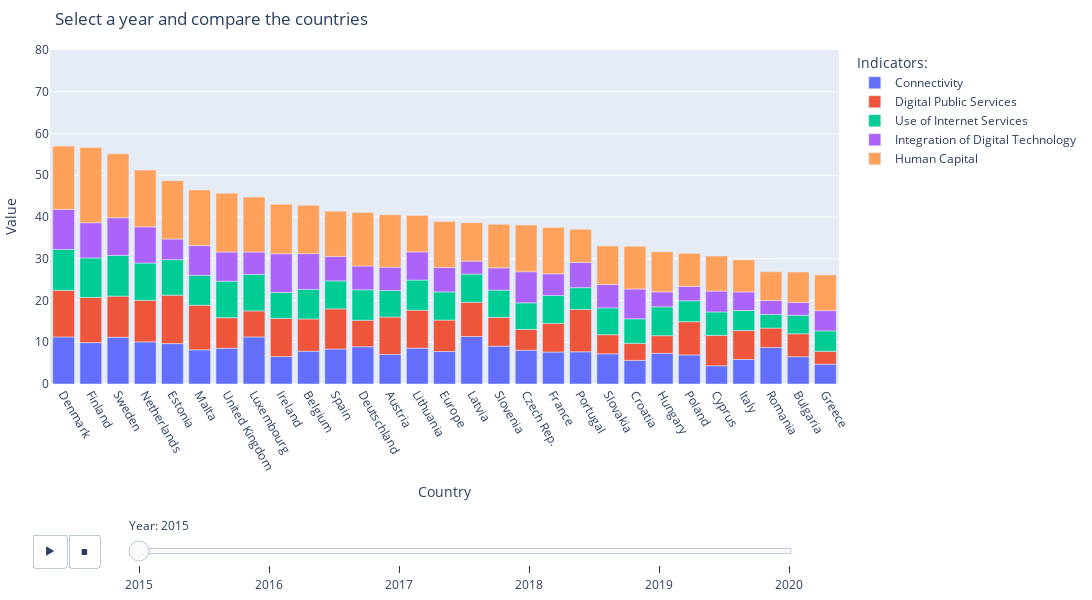

Write notebook code for a chart like this one.
### Code cell
import plotly.express as px
desi = desi.sort_values('time_period')

fig = px.bar(desi, x="ref_area", y="value", animation_frame="time_period",
         color="breakdown", range_y=[0,80], barmode = 'relative', animation_group = 'ref_area',
            hover_name = 'value', hover_data = {'value' : False, 'ref_area' : False, "time_period" : False, 'breakdown' : False })

fig.update_layout(width = 1200, height = 600, title='Select a year and compare the countries',
                  xaxis_title='Country',
                  yaxis_title='Value',
                  legend_title_text='Indicators:',
                  showlegend=True,
                  xaxis={'categoryorder':'total descending', 'tickangle' : 60, 'showgrid':False},
                  margin=dict(l=20, r=10, t=50, b=200), hovermode="x"
                 )
#fig.add_trace(go.Bar(desi.loc[desi['ref_area'] == 'Europe']))

'''def update_trace(trace):
    totx = []
    toty = []


    for a in range(5):
        x = []
        y = []
        for id in trace.ids:
            if id == "Europe":
                x.append(3)
                y.append("black")
            else:
                x.append(0)
                y.append("black")
        totx.append(x)
        toty.append(y)


    for i in range(5):
        trace.marker.line.width = totx[i]
        trace.marker.line.color = toty[i]
'''

fig['layout']['sliders'][0]['pad']=dict(r= 40, t= 130)
fig['layout']['sliders'][0]['currentvalue']['prefix']= 'Year: '
fig['layout']['sliders'][0]['steps'][1]['args'][1]['redraw']= False

print(fig['layout']['sliders'])

# animation button
#fig["layout"].pop("updatemenus") # optional, drop animation buttons
fig['layout']['updatemenus'][0]['pad']=dict(r= 30, t= 150)
fig.layout.updatemenus[0].buttons[0].args[1]["frame"]["duration"] = 2000
fig.layout.updatemenus[0].buttons[0].args[1]["frame"]["frame"] = 200

#fig.update_traces(hovertemplate='%{y}%', overwrite=True)
#fig.for_each_trace(lambda trace: update_trace(trace))

fig.show()

### Figure 1 — Plotly figure (JSON) as saved in the notebook; plotly's stock layout.template omitted (floating-point values rounded to 4 significant figures)
{"data": [{"alignmentgroup": "True", "customdata": [[7.065, "Austria", 2015, "Connectivity"], [6.96, "Poland", 2015, "Connectivity"], [7.782, "Europe", 2015, "Connectivity"], [8.384, "Spain", 2015, "Connectivity"], [10.09, "Netherlands", 2015, "Connectivity"], [9.071, "Slovenia", 2015, "Connectivity"], [8.924, "Deutschland", 2015, "Connectivity"], [6.526, "Bulgaria", 2015, "Connectivity"], [8.096, "Czech Rep.", 2015, "Connectivity"], [7.658, "France", 2015, "Connectivity"], [9.911, "Finland", 2015, "Connectivity"], [11.38, "Latvia", 2015, "Connectivity"], [11.28, "Denmark", 2015, "Connectivity"], [7.35, "Hungary", 2015, "Connectivity"], [6.573, "Ireland", 2015, "Connectivity"], [11.2, "Sweden", 2015, "Connectivity"], [8.582, "Lithuania", 2015, "Connectivity"], [5.896, "Italy", 2015, "Connectivity"], [8.182, "Malta", 2015, "Connectivity"], [5.651, "Croatia", 2015, "Connectivity"], [4.361, "Cyprus", 2015, "Connectivity"], [7.712, "Portugal", 2015, "Connectivity"], [4.732, "Greece", 2015, "Connectivity"], [11.27, "Luxembourg", 2015, "Connectivity"], [7.861, "Belgium", 2015, "Connectivity"], [8.557, "United Kingdom", 2015, "Connectivity"], [9.672, "Estonia", 2015, "Connectivity"], [8.734, "Romania", 2015, "Connectivity"], [7.221, "Slovakia", 2015, "Connectivity"]], "hovertemplate": "<b>%{hovertext}</b><br><br><extra></extra>", "hovertext": [7.065, 6.96, 7.782, 8.384, 10.09, 9.071, 8.924, 6.526, 8.096, 7.658, 9.911, 11.38, 11.28, 7.35, 6.573, 11.2, 8.582, 5.896, 8.182, 5.651, 4.361, 7.712, 4.732, 11.27, 7.861, 8.557, 9.672, 8.734, 7.221], "ids": ["Austria", "Poland", "Europe", "Spain", "Netherlands", "Slovenia", "Deutschland", "Bulgaria", "Czech Rep.", "France", "Finland", "Latvia", "Denmark", "Hungary", "Ireland", "Sweden", "Lithuania", "Italy", "Malta", "Croatia", "Cyprus", "Portugal", "Greece", "Luxembourg", "Belgium", "United Kingdom", "Estonia", "Romania", "Slovakia"], "legendgroup": "Connectivity", "marker": {"color": "#636efa"}, "name": "Connectivity", "offsetgroup": "Connectivity", "orientation": "v", "showlegend": true, "textposition": "auto", "type": "bar", "x": ["Austria", "Poland", "Europe", "Spain", "Netherlands", "Slovenia", "Deutschland", "Bulgaria", "Czech Rep.", "France", "Finland", "Latvia", "Denmark", "Hungary", "Ireland", "Sweden", "Lithuania", "Italy", "Malta", "Croatia", "Cyprus", "Portugal", "Greece", "Luxembourg", "Belgium", "United Kingdom", "Estonia", "Romania", "Slovakia"], "xaxis": "x", "y": [7.065, 6.96, 7.782, 8.384, 10.09, 9.071, 8.924, 6.526, 8.096, 7.658, 9.911, 11.38, 11.28, 7.35, 6.573, 11.2, 8.582, 5.896, 8.182, 5.651, 4.361, 7.712, 4.732, 11.27, 7.861, 8.557, 9.672, 8.734, 7.221], "yaxis": "y"}, {"alignmentgroup": "True", "customdata": [[9.946, "Netherlands", 2015, "Digital Public Services"], [11.16, "Denmark", 2015, "Digital Public Services"], [10.82, "Finland", 2015, "Digital Public Services"], [7.532, "Europe", 2015, "Digital Public Services"], [10.13, "Portugal", 2015, "Digital Public Services"], [4.666, "Romania", 2015, "Digital Public Services"], [9.846, "Sweden", 2015, "Digital Public Services"], [9.151, "Ireland", 2015, "Digital Public Services"], [9.608, "Spain", 2015, "Digital Public Services"], [7.96, "Poland", 2015, "Digital Public Services"], [6.346, "Deutschland", 2015, "Digital Public Services"], [6.904, "Slovenia", 2015, "Digital Public Services"], [4.956, "Czech Rep.", 2015, "Digital Public Services"], [8.99, "Austria", 2015, "Digital Public Services"], [9.097, "Lithuania", 2015, "Digital Public Services"], [6.87, "France", 2015, "Digital Public Services"], [4.59, "Slovakia", 2015, "Digital Public Services"], [7.32, "United Kingdom", 2015, "Digital Public Services"], [11.59, "Estonia", 2015, "Digital Public Services"], [6.236, "Luxembourg", 2015, "Digital Public Services"], [10.68, "Malta", 2015, "Digital Public Services"], [7.277, "Cyprus", 2015, "Digital Public Services"], [7.719, "Belgium", 2015, "Digital Public Services"], [8.197, "Latvia", 2015, "Digital Public Services"], [4.071, "Croatia", 2015, "Digital Public Services"], [3.093, "Greece", 2015, "Digital Public Services"], [4.231, "Hungary", 2015, "Digital Public Services"], [6.905, "Italy", 2015, "Digital Public Services"], [5.51, "Bulgaria", 2015, "Digital Public Services"]], "hovertemplate": "<b>%{hovertext}</b><br><br><extra></extra>", "hovertext": [9.946, 11.16, 10.82, 7.532, 10.13, 4.666, 9.846, 9.151, 9.608, 7.96, 6.346, 6.904, 4.956, 8.99, 9.097, 6.87, 4.59, 7.32, 11.59, 6.236, 10.68, 7.277, 7.719, 8.197, 4.071, 3.093, 4.231, 6.905, 5.51], "ids": ["Netherlands", "Denmark", "Finland", "Europe", "Portugal", "Romania", "Sweden", "Ireland", "Spain", "Poland", "Deutschland", "Slovenia", "Czech Rep.", "Austria", "Lithuania", "France", "Slovakia", "United Kingdom", "Estonia", "Luxembourg", "Malta", "Cyprus", "Belgium", "Latvia", "Croatia", "Greece", "Hungary", "Italy", "Bulgaria"], "legendgroup": "Digital Public Services", "marker": {"color": "#EF553B"}, "name": "Digital Public Services", "offsetgroup": "Digital Public Services", "orientation": "v", "showlegend": true, "textposition": "auto", "type": "bar", "x": ["Netherlands", "Denmark", "Finland", "Europe", "Portugal", "Romania", "Sweden", "Ireland", "Spain", "Poland", "Deutschland", "Slovenia", "Czech Rep.", "Austria", "Lithuania", "France", "Slovakia", "United Kingdom", "Estonia", "Luxembourg", "Malta", "Cyprus", "Belgium", "Latvia", "Croatia", "Greece", "Hungary", "Italy", "Bulgaria"], "xaxis": "x", "y": [9.946, 11.16, 10.82, 7.532, 10.13, 4.666, 9.846, 9.151, 9.608, 7.96, 6.346, 6.904, 4.956, 8.99, 9.097, 6.87, 4.59, 7.32, 11.59, 6.236, 10.68, 7.277, 7.719, 8.197, 4.071, 3.093, 4.231, 6.905, 5.51], "yaxis": "y"}, {"alignmentgroup": "True", "customdata": [[5.623, "Cyprus", 2015, "Use of Internet Services"], [6.39, "Czech Rep.", 2015, "Use of Internet Services"], [7.156, "Malta", 2015, "Use of Internet Services"], [6.755, "Latvia", 2015, "Use of Internet Services"], [6.685, "France", 2015, "Use of Internet Services"], [7.299, "Deutschland", 2015, "Use of Internet Services"], [9.466, "Finland", 2015, "Use of Internet Services"], [7.222, "Lithuania", 2015, "Use of Internet Services"], [4.901, "Greece", 2015, "Use of Internet Services"], [3.256, "Romania", 2015, "Use of Internet Services"], [6.418, "Slovakia", 2015, "Use of Internet Services"], [9.76, "Sweden", 2015, "Use of Internet Services"], [9.796, "Denmark", 2015, "Use of Internet Services"], [6.223, "Ireland", 2015, "Use of Internet Services"], [8.932, "Netherlands", 2015, "Use of Internet Services"], [6.512, "Slovenia", 2015, "Use of Internet Services"], [6.715, "Spain", 2015, "Use of Internet Services"], [4.813, "Italy", 2015, "Use of Internet Services"], [6.904, "Hungary", 2015, "Use of Internet Services"], [5.88, "Croatia", 2015, "Use of Internet Services"], [6.751, "Europe", 2015, "Use of Internet Services"], [6.33, "Austria", 2015, "Use of Internet Services"], [8.733, "Luxembourg", 2015, "Use of Internet Services"], [8.509, "Estonia", 2015, "Use of Internet Services"], [7.078, "Belgium", 2015, "Use of Internet Services"], [5.231, "Portugal", 2015, "Use of Internet Services"], [8.738, "United Kingdom", 2015, "Use of Internet Services"], [5.013, "Poland", 2015, "Use of Internet Services"], [4.427, "Bulgaria", 2015, "Use of Internet Services"]], "hovertemplate": "<b>%{hovertext}</b><br><br><extra></extra>", "hovertext": [5.623, 6.39, 7.156, 6.755, 6.685, 7.299, 9.466, 7.222, 4.901, 3.256, 6.418, 9.76, 9.796, 6.223, 8.932, 6.512, 6.715, 4.813, 6.904, 5.88, 6.751, 6.33, 8.733, 8.509, 7.078, 5.231, 8.738, 5.013, 4.427], "ids": ["Cyprus", "Czech Rep.", "Malta", "Latvia", "France", "Deutschland", "Finland", "Lithuania", "Greece", "Romania", "Slovakia", "Sweden", "Denmark", "Ireland", "Netherlands", "Slovenia", "Spain", "Italy", "Hungary", "Croatia", "Europe", "Austria", "Luxembourg", "Estonia", "Belgium", "Portugal", "United Kingdom", "Poland", "Bulgaria"], "legendgroup": "Use of Internet Services", "marker": {"color": "#00cc96"}, "name": "Use of Internet Services", "offsetgroup": "Use of Internet Services", "orientation": "v", "showlegend": true, "textposition": "auto", "type": "bar", "x": ["Cyprus", "Czech Rep.", "Malta", "Latvia", "France", "Deutschland", "Finland", "Lithuania", "Greece", "Romania", "Slovakia", "Sweden", "Denmark", "Ireland", "Netherlands", "Slovenia", "Spain", "Italy", "Hungary", "Croatia", "Europe", "Austria", "Luxembourg", "Estonia", "Belgium", "Portugal", "United Kingdom", "Poland", "Bulgaria"], "xaxis": "x", "y": [5.623, 6.39, 7.156, 6.755, 6.685, 7.299, 9.466, 7.222, 4.901, 3.256, 6.418, 9.76, 9.796, 6.223, 8.932, 6.512, 6.715, 4.813, 6.904, 5.88, 6.751, 6.33, 8.733, 8.509, 7.078, 5.231, 8.738, 5.013, 4.427], "yaxis": "y"}, {"alignmentgroup": "True", "customdata": [[8.677, "Netherlands", 2015, "Integration of Digital Technology"], [5.854, "Spain", 2015, "Integration of Digital Technology"], [5.696, "Deutschland", 2015, "Integration of Digital Technology"], [9.009, "Sweden", 2015, "Integration of Digital Technology"], [5.589, "Slovakia", 2015, "Integration of Digital Technology"], [8.427, "Finland", 2015, "Integration of Digital Technology"], [5.604, "Austria", 2015, "Integration of Digital Technology"], [3.057, "Bulgaria", 2015, "Integration of Digital Technology"], [5.181, "France", 2015, "Integration of Digital Technology"], [9.593, "Denmark", 2015, "Integration of Digital Technology"], [6.736, "Lithuania", 2015, "Integration of Digital Technology"], [9.257, "Ireland", 2015, "Integration of Digital Technology"], [3.454, "Poland", 2015, "Integration of Digital Technology"], [4.942, "Estonia", 2015, "Integration of Digital Technology"], [8.568, "Belgium", 2015, "Integration of Digital Technology"], [5.381, "Luxembourg", 2015, "Integration of Digital Technology"], [7.0, "United Kingdom", 2015, "Integration of Digital Technology"], [3.106, "Latvia", 2015, "Integration of Digital Technology"], [7.441, "Czech Rep.", 2015, "Integration of Digital Technology"], [7.13, "Malta", 2015, "Integration of Digital Technology"], [6.024, "Portugal", 2015, "Integration of Digital Technology"], [4.999, "Cyprus", 2015, "Integration of Digital Technology"], [5.335, "Slovenia", 2015, "Integration of Digital Technology"], [4.436, "Italy", 2015, "Integration of Digital Technology"], [7.148, "Croatia", 2015, "Integration of Digital Technology"], [4.855, "Greece", 2015, "Integration of Digital Technology"], [5.845, "Europe", 2015, "Integration of Digital Technology"], [3.591, "Hungary", 2015, "Integration of Digital Technology"], [3.345, "Romania", 2015, "Integration of Digital Technology"]], "hovertemplate": "<b>%{hovertext}</b><br><br><extra></extra>", "hovertext": [8.677, 5.854, 5.696, 9.009, 5.589, 8.427, 5.604, 3.057, 5.181, 9.593, 6.736, 9.257, 3.454, 4.942, 8.568, 5.381, 7.0, 3.106, 7.441, 7.13, 6.024, 4.999, 5.335, 4.436, 7.148, 4.855, 5.845, 3.591, 3.345], "ids": ["Netherlands", "Spain", "Deutschland", "Sweden", "Slovakia", "Finland", "Austria", "Bulgaria", "France", "Denmark", "Lithuania", "Ireland", "Poland", "Estonia", "Belgium", "Luxembourg", "United Kingdom", "Latvia", "Czech Rep.", "Malta", "Portugal", "Cyprus", "Slovenia", "Italy", "Croatia", "Greece", "Europe", "Hungary", "Romania"], "legendgroup": "Integration of Digital Technology", "marker": {"color": "#ab63fa"}, "name": "Integration of Digital Technology", "offsetgroup": "Integration of Digital Technology", "orientation": "v", "showlegend": true, "textposition": "auto", "type": "bar", "x": ["Netherlands", "Spain", "Deutschland", "Sweden", "Slovakia", "Finland", "Austria", "Bulgaria", "France", "Denmark", "Lithuania", "Ireland", "Poland", "Estonia", "Belgium", "Luxembourg", "United Kingdom", "Latvia", "Czech Rep.", "Malta", "Portugal", "Cyprus", "Slovenia", "Italy", "Croatia", "Greece", "Europe", "Hungary", "Romania"], "xaxis": "x", "y": [8.677, 5.854, 5.696, 9.009, 5.589, 8.427, 5.604, 3.057, 5.181, 9.593, 6.736, 9.257, 3.454, 4.942, 8.568, 5.381, 7.0, 3.106, 7.441, 7.13, 6.024, 4.999, 5.335, 4.436, 7.148, 4.855, 5.845, 3.591, 3.345], "yaxis": "y"}, {"alignmentgroup": "True", "customdata": [[12.55, "Austria", 2015, "Human Capital"], [10.41, "Slovenia", 2015, "Human Capital"], [9.609, "Hungary", 2015, "Human Capital"], [9.183, "Latvia", 2015, "Human Capital"], [9.242, "Slovakia", 2015, "Human Capital"], [8.389, "Cyprus", 2015, "Human Capital"], [11.86, "Ireland", 2015, "Human Capital"], [7.92, "Poland", 2015, "Human Capital"], [7.977, "Portugal", 2015, "Human Capital"], [8.552, "Greece", 2015, "Human Capital"], [11.0, "Europe", 2015, "Human Capital"], [7.701, "Italy", 2015, "Human Capital"], [10.25, "Croatia", 2015, "Human Capital"], [13.97, "Estonia", 2015, "Human Capital"], [13.34, "Malta", 2015, "Human Capital"], [6.867, "Romania", 2015, "Human Capital"], [11.21, "Czech Rep.", 2015, "Human Capital"], [15.32, "Sweden", 2015, "Human Capital"], [15.16, "Denmark", 2015, "Human Capital"], [7.295, "Bulgaria", 2015, "Human Capital"], [18.05, "Finland", 2015, "Human Capital"], [8.736, "Lithuania", 2015, "Human Capital"], [11.06, "France", 2015, "Human Capital"], [11.6, "Belgium", 2015, "Human Capital"], [14.09, "United Kingdom", 2015, "Human Capital"], [12.82, "Deutschland", 2015, "Human Capital"], [10.8, "Spain", 2015, "Human Capital"], [13.58, "Netherlands", 2015, "Human Capital"], [13.14, "Luxembourg", 2015, "Human Capital"]], "hovertemplate": "<b>%{hovertext}</b><br><br><extra></extra>", "hovertext": [12.55, 10.41, 9.609, 9.183, 9.242, 8.389, 11.86, 7.92, 7.977, 8.552, 11.0, 7.701, 10.25, 13.97, 13.34, 6.867, 11.21, 15.32, 15.16, 7.295, 18.05, 8.736, 11.06, 11.6, 14.09, 12.82, 10.8, 13.58, 13.14], "ids": ["Austria", "Slovenia", "Hungary", "Latvia", "Slovakia", "Cyprus", "Ireland", "Poland", "Portugal", "Greece", "Europe", "Italy", "Croatia", "Estonia", "Malta", "Romania", "Czech Rep.", "Sweden", "Denmark", "Bulgaria", "Finland", "Lithuania", "France", "Belgium", "United Kingdom", "Deutschland", "Spain", "Netherlands", "Luxembourg"], "legendgroup": "Human Capital", "marker": {"color": "#FFA15A"}, "name": "Human Capital", "offsetgroup": "Human Capital", "orientation": "v", "showlegend": true, "textposition": "auto", "type": "bar", "x": ["Austria", "Slovenia", "Hungary", "Latvia", "Slovakia", "Cyprus", "Ireland", "Poland", "Portugal", "Greece", "Europe", "Italy", "Croatia", "Estonia", "Malta", "Romania", "Czech Rep.", "Sweden", "Denmark", "Bulgaria", "Finland", "Lithuania", "France", "Belgium", "United Kingdom", "Deutschland", "Spain", "Netherlands", "Luxembourg"], "xaxis": "x", "y": [12.55, 10.41, 9.609, 9.183, 9.242, 8.389, 11.86, 7.92, 7.977, 8.552, 11.0, 7.701, 10.25, 13.97, 13.34, 6.867, 11.21, 15.32, 15.16, 7.295, 18.05, 8.736, 11.06, 11.6, 14.09, 12.82, 10.8, 13.58, 13.14], "yaxis": "y"}], "layout": {"barmode": "relative", "height": 600, "hovermode": "x", "legend": {"title": {"text": "Indicators:"}, "tracegroupgap": 0}, "margin": {"b": 200, "l": 20, "r": 10, "t": 50}, "showlegend": true, "sliders": [{"active": 0, "currentvalue": {"prefix": "Year: "}, "len": 0.9, "pad": {"r": 40, "t": 130}, "steps": [{"args": [["2015"], {"frame": {"duration": 0, "redraw": true}, "fromcurrent": true, "mode": "immediate", "transition": {"duration": 0, "easing": "linear"}}], "label": "2015", "method": "animate"}, {"args": [["2016"], {"frame": {"duration": 0, "redraw": true}, "fromcurrent": true, "mode": "immediate", "redraw": false, "transition": {"duration": 0, "easing": "linear"}}], "label": "2016", "method": "animate"}, {"args": [["2017"], {"frame": {"duration": 0, "redraw": true}, "fromcurrent": true, "mode": "immediate", "transition": {"duration": 0, "easing": "linear"}}], "label": "2017", "method": "animate"}, {"args": [["2018"], {"frame": {"duration": 0, "redraw": true}, "fromcurrent": true, "mode": "immediate", "transition": {"duration": 0, "easing": "linear"}}], "label": "2018", "method": "animate"}, {"args": [["2019"], {"frame": {"duration": 0, "redraw": true}, "fromcurrent": true, "mode": "immediate", "transition": {"duration": 0, "easing": "linear"}}], "label": "2019", "method": "animate"}, {"args": [["2020"], {"frame": {"duration": 0, "redraw": true}, "fromcurrent": true, "mode": "immediate", "transition": {"duration": 0, "easing": "linear"}}], "label": "2020", "method": "animate"}], "x": 0.1, "xanchor": "left", "y": 0, "yanchor": "top"}], "title": {"text": "Select a year and compare the countries"}, "updatemenus": [{"buttons": [{"args": [null, {"frame": {"duration": 2000, "frame": 200, "redraw": true}, "fromcurrent": true, "mode": "immediate", "transition": {"duration": 500, "easing": "linear"}}], "label": "&#9654;", "method": "animate"}, {"args": [[null], {"frame": {"duration": 0, "redraw": true}, "fromcurrent": true, "mode": "immediate", "transition": {"duration": 0, "easing": "linear"}}], "label": "&#9724;", "method": "animate"}], "direction": "left", "pad": {"r": 30, "t": 150}, "showactive": false, "type": "buttons", "x": 0.1, "xanchor": "right", "y": 0, "yanchor": "top"}], "width": 1200, "xaxis": {"anchor": "y", "categoryorder": "total descending", "domain": [0, 1], "showgrid": false, "tickangle": 60, "title": {"text": "Country"}}, "yaxis": {"anchor": "x", "domain": [0, 1], "range": [0, 80], "title": {"text": "Value"}}}}
